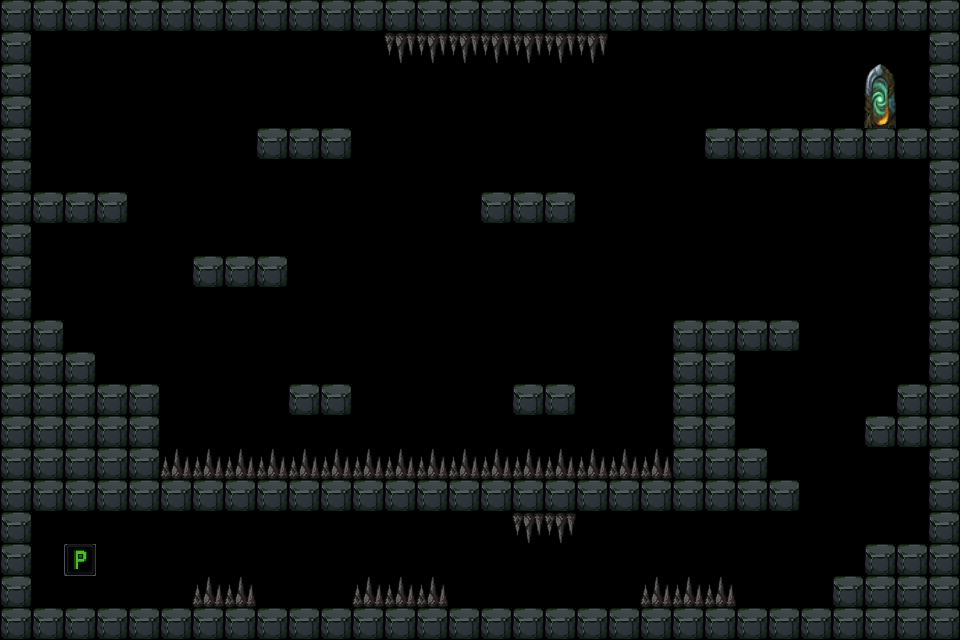

Tiled map render using the project's own tile images. Description and the whole map definition, tile-layer contents included, below:
An orthogonal 30x20 tile map with 32x32 px tiles, 5 tile layers (traps, solid, oneway, portal, ...), 2 tilesets.

<map version="1.10" tiledversion="1.12.1" orientation="orthogonal" renderorder="right-down" width="30" height="20" tilewidth="32" tileheight="32" infinite="0" nextlayerid="10" nextobjectid="1">
 <tileset firstgid="1" source="block.tsx" />
 <tileset firstgid="17" source="port.tsx" />
 <layer id="2" name="traps" width="30" height="20">
  <data encoding="csv">
0,0,0,0,0,0,0,0,0,0,0,0,0,0,0,0,0,0,0,0,0,0,0,0,0,0,0,0,0,0,
0,0,0,0,0,0,0,0,0,0,0,0,1073741825,1073741825,1073741825,1073741825,1073741825,1073741825,1073741825,0,0,0,0,0,0,0,0,0,0,0,
0,0,0,0,0,0,0,0,0,0,0,0,0,0,0,0,0,0,0,0,0,0,0,0,0,0,0,0,0,0,
0,0,0,0,0,0,0,0,0,0,0,0,0,0,0,0,0,0,0,0,0,0,0,0,0,0,0,0,0,0,
0,0,0,0,0,0,0,0,0,0,0,0,0,0,0,0,0,0,0,0,0,0,0,0,0,0,0,0,0,0,
0,0,0,0,0,0,0,0,0,0,0,0,0,0,0,0,0,0,0,0,0,0,0,0,0,0,0,0,0,0,
0,0,0,0,0,0,0,0,0,0,0,0,0,0,0,0,0,0,0,0,0,0,0,0,0,0,0,0,0,0,
0,0,0,0,0,0,0,0,0,0,0,0,0,0,0,0,0,0,0,0,0,0,0,0,0,0,0,0,0,0,
0,0,0,0,0,0,0,0,0,0,0,0,0,0,0,0,0,0,0,0,0,0,0,0,0,0,0,0,0,0,
0,0,0,0,0,0,0,0,0,0,0,0,0,0,0,0,0,0,0,0,0,0,0,0,0,0,0,0,0,0,
0,0,0,0,0,0,0,0,0,0,0,0,0,0,0,0,0,0,0,0,0,0,0,0,0,0,0,0,0,0,
0,0,0,0,0,0,0,0,0,0,0,0,0,0,0,0,0,0,0,0,0,0,0,0,0,0,0,0,0,0,
0,0,0,0,0,0,0,0,0,0,0,0,0,0,0,0,0,0,0,0,0,0,0,0,0,0,0,0,0,0,
0,0,0,0,0,0,0,0,0,0,0,0,0,0,0,0,0,0,0,0,0,0,0,0,0,0,0,0,0,0,
0,0,0,0,0,1,1,1,1,1,1,1,1,1,1,1,1,1,1,1,1,0,0,0,0,0,0,0,0,0,
0,0,0,0,0,0,0,0,0,0,0,0,0,0,0,0,0,0,0,0,0,0,0,0,0,0,0,0,0,0,
0,0,0,0,0,0,0,0,0,0,0,0,0,0,0,0,1073741825,1073741825,0,0,0,0,0,0,0,0,0,0,0,0,
0,0,0,0,0,0,0,0,0,0,0,0,0,0,0,0,0,0,0,0,0,0,0,0,0,0,0,0,0,0,
0,0,0,0,0,0,1,1,0,0,0,1,1,1,0,0,0,0,0,0,1,1,1,0,0,0,0,0,0,0,
0,0,0,0,0,0,0,0,0,0,0,0,0,0,0,0,0,0,0,0,0,0,0,0,0,0,0,0,0,0
</data>
 </layer>
 <layer id="6" name="solid" width="30" height="20">
  <data encoding="csv">
5,5,5,5,5,5,5,5,5,5,5,5,5,5,5,5,5,5,5,5,5,5,5,5,5,5,5,5,5,5,
5,0,0,0,0,0,0,0,0,0,0,0,0,0,0,0,0,0,0,0,0,0,0,0,0,0,0,0,0,5,
5,0,0,0,0,0,0,0,0,0,0,0,0,0,0,0,0,0,0,0,0,0,0,0,0,0,0,0,0,5,
5,0,0,0,0,0,0,0,0,0,0,0,0,0,0,0,0,0,0,0,0,0,0,0,0,0,0,0,0,5,
5,0,0,0,0,0,0,0,0,0,0,0,0,0,0,0,0,0,0,0,0,0,5,5,5,5,5,5,5,5,
5,0,0,0,0,0,0,0,0,0,0,0,0,0,0,0,0,0,0,0,0,0,0,0,0,0,0,0,0,5,
5,5,5,5,0,0,0,0,0,0,0,0,0,0,0,0,0,0,0,0,0,0,0,0,0,0,0,0,0,5,
5,0,0,0,0,0,0,0,0,0,0,0,0,0,0,0,0,0,0,0,0,0,0,0,0,0,0,0,0,5,
5,0,0,0,0,0,0,0,0,0,0,0,0,0,0,0,0,0,0,0,0,0,0,0,0,0,0,0,0,5,
5,0,0,0,0,0,0,0,0,0,0,0,0,0,0,0,0,0,0,0,0,0,0,0,0,0,0,0,0,5,
5,5,0,0,0,0,0,0,0,0,0,0,0,0,0,0,0,0,0,0,0,5,5,5,5,0,0,0,0,5,
5,5,5,0,0,0,0,0,0,0,0,0,0,0,0,0,0,0,0,0,0,5,5,0,0,0,0,0,0,5,
5,5,5,5,5,0,0,0,0,0,0,0,0,0,0,0,0,0,0,0,0,5,5,0,0,0,0,0,5,5,
5,5,5,5,5,0,0,0,0,0,0,0,0,0,0,0,0,0,0,0,0,5,5,0,0,0,0,5,5,5,
5,5,5,5,5,0,0,0,0,0,0,0,0,0,0,0,0,0,0,0,0,5,5,5,0,0,0,0,0,5,
5,5,5,5,5,5,5,5,5,5,5,5,5,5,5,5,5,5,5,5,5,5,5,5,5,0,0,0,0,5,
5,0,0,0,0,0,0,0,0,0,0,0,0,0,0,0,0,0,0,0,0,0,0,0,0,0,0,0,0,5,
5,0,0,0,0,0,0,0,0,0,0,0,0,0,0,0,0,0,0,0,0,0,0,0,0,0,0,5,5,5,
5,0,0,0,0,0,0,0,0,0,0,0,0,0,0,0,0,0,0,0,0,0,0,0,0,0,5,5,5,5,
5,5,5,5,5,5,5,5,5,5,5,5,5,5,5,5,5,5,5,5,5,5,5,5,5,5,5,5,5,5
</data>
 </layer>
 <layer id="9" name="oneway" width="30" height="20">
  <data encoding="csv">
0,0,0,0,0,0,0,0,0,0,0,0,0,0,0,0,0,0,0,0,0,0,0,0,0,0,0,0,0,0,
0,0,0,0,0,0,0,0,0,0,0,0,0,0,0,0,0,0,0,0,0,0,0,0,0,0,0,0,0,0,
0,0,0,0,0,0,0,0,0,0,0,0,0,0,0,0,0,0,0,0,0,0,0,0,0,0,0,0,0,0,
0,0,0,0,0,0,0,0,0,0,0,0,0,0,0,0,0,0,0,0,0,0,0,0,0,0,0,0,0,0,
0,0,0,0,0,0,0,0,5,5,5,0,0,0,0,0,0,0,0,0,0,0,0,0,0,0,0,0,0,0,
0,0,0,0,0,0,0,0,0,0,0,0,0,0,0,0,0,0,0,0,0,0,0,0,0,0,0,0,0,0,
0,0,0,0,0,0,0,0,0,0,0,0,0,0,0,5,5,5,0,0,0,0,0,0,0,0,0,0,0,0,
0,0,0,0,0,0,0,0,0,0,0,0,0,0,0,0,0,0,0,0,0,0,0,0,0,0,0,0,0,0,
0,0,0,0,0,0,5,5,5,0,0,0,0,0,0,0,0,0,0,0,0,0,0,0,0,0,0,0,0,0,
0,0,0,0,0,0,0,0,0,0,0,0,0,0,0,0,0,0,0,0,0,0,0,0,0,0,0,0,0,0,
0,0,0,0,0,0,0,0,0,0,0,0,0,0,0,0,0,0,0,0,0,0,0,0,0,0,0,0,0,0,
0,0,0,0,0,0,0,0,0,0,0,0,0,0,0,0,0,0,0,0,0,0,0,0,0,0,0,0,0,0,
0,0,0,0,0,0,0,0,0,5,5,0,0,0,0,0,5,5,0,0,0,0,0,0,0,0,0,0,0,0,
0,0,0,0,0,0,0,0,0,0,0,0,0,0,0,0,0,0,0,0,0,0,0,0,0,0,0,0,0,0,
0,0,0,0,0,0,0,0,0,0,0,0,0,0,0,0,0,0,0,0,0,0,0,0,0,0,0,0,0,0,
0,0,0,0,0,0,0,0,0,0,0,0,0,0,0,0,0,0,0,0,0,0,0,0,0,0,0,0,0,0,
0,0,0,0,0,0,0,0,0,0,0,0,0,0,0,0,0,0,0,0,0,0,0,0,0,0,0,0,0,0,
0,0,0,0,0,0,0,0,0,0,0,0,0,0,0,0,0,0,0,0,0,0,0,0,0,0,0,0,0,0,
0,0,0,0,0,0,0,0,0,0,0,0,0,0,0,0,0,0,0,0,0,0,0,0,0,0,0,0,0,0,
0,0,0,0,0,0,0,0,0,0,0,0,0,0,0,0,0,0,0,0,0,0,0,0,0,0,0,0,0,0
</data>
 </layer>
 <layer id="7" name="portal" width="30" height="20">
  <data encoding="csv">
0,0,0,0,0,0,0,0,0,0,0,0,0,0,0,0,0,0,0,0,0,0,0,0,0,0,0,0,0,0,
0,0,0,0,0,0,0,0,0,0,0,0,0,0,0,0,0,0,0,0,0,0,0,0,0,0,0,0,0,0,
0,0,0,0,0,0,0,0,0,0,0,0,0,0,0,0,0,0,0,0,0,0,0,0,0,0,0,0,0,0,
0,0,0,0,0,0,0,0,0,0,0,0,0,0,0,0,0,0,0,0,0,0,0,0,0,0,0,17,0,0,
0,0,0,0,0,0,0,0,0,0,0,0,0,0,0,0,0,0,0,0,0,0,0,0,0,0,0,0,0,0,
0,0,0,0,0,0,0,0,0,0,0,0,0,0,0,0,0,0,0,0,0,0,0,0,0,0,0,0,0,0,
0,0,0,0,0,0,0,0,0,0,0,0,0,0,0,0,0,0,0,0,0,0,0,0,0,0,0,0,0,0,
0,0,0,0,0,0,0,0,0,0,0,0,0,0,0,0,0,0,0,0,0,0,0,0,0,0,0,0,0,0,
0,0,0,0,0,0,0,0,0,0,0,0,0,0,0,0,0,0,0,0,0,0,0,0,0,0,0,0,0,0,
0,0,0,0,0,0,0,0,0,0,0,0,0,0,0,0,0,0,0,0,0,0,0,0,0,0,0,0,0,0,
0,0,0,0,0,0,0,0,0,0,0,0,0,0,0,0,0,0,0,0,0,0,0,0,0,0,0,0,0,0,
0,0,0,0,0,0,0,0,0,0,0,0,0,0,0,0,0,0,0,0,0,0,0,0,0,0,0,0,0,0,
0,0,0,0,0,0,0,0,0,0,0,0,0,0,0,0,0,0,0,0,0,0,0,0,0,0,0,0,0,0,
0,0,0,0,0,0,0,0,0,0,0,0,0,0,0,0,0,0,0,0,0,0,0,0,0,0,0,0,0,0,
0,0,0,0,0,0,0,0,0,0,0,0,0,0,0,0,0,0,0,0,0,0,0,0,0,0,0,0,0,0,
0,0,0,0,0,0,0,0,0,0,0,0,0,0,0,0,0,0,0,0,0,0,0,0,0,0,0,0,0,0,
0,0,0,0,0,0,0,0,0,0,0,0,0,0,0,0,0,0,0,0,0,0,0,0,0,0,0,0,0,0,
0,0,0,0,0,0,0,0,0,0,0,0,0,0,0,0,0,0,0,0,0,0,0,0,0,0,0,0,0,0,
0,0,0,0,0,0,0,0,0,0,0,0,0,0,0,0,0,0,0,0,0,0,0,0,0,0,0,0,0,0,
0,0,0,0,0,0,0,0,0,0,0,0,0,0,0,0,0,0,0,0,0,0,0,0,0,0,0,0,0,0
</data>
 </layer>
 <layer id="8" name="player" width="30" height="20">
  <data encoding="csv">
0,0,0,0,0,0,0,0,0,0,0,0,0,0,0,0,0,0,0,0,0,0,0,0,0,0,0,0,0,0,
0,0,0,0,0,0,0,0,0,0,0,0,0,0,0,0,0,0,0,0,0,0,0,0,0,0,0,0,0,0,
0,0,0,0,0,0,0,0,0,0,0,0,0,0,0,0,0,0,0,0,0,0,0,0,0,0,0,0,0,0,
0,0,0,0,0,0,0,0,0,0,0,0,0,0,0,0,0,0,0,0,0,0,0,0,0,0,0,0,0,0,
0,0,0,0,0,0,0,0,0,0,0,0,0,0,0,0,0,0,0,0,0,0,0,0,0,0,0,0,0,0,
0,0,0,0,0,0,0,0,0,0,0,0,0,0,0,0,0,0,0,0,0,0,0,0,0,0,0,0,0,0,
0,0,0,0,0,0,0,0,0,0,0,0,0,0,0,0,0,0,0,0,0,0,0,0,0,0,0,0,0,0,
0,0,0,0,0,0,0,0,0,0,0,0,0,0,0,0,0,0,0,0,0,0,0,0,0,0,0,0,0,0,
0,0,0,0,0,0,0,0,0,0,0,0,0,0,0,0,0,0,0,0,0,0,0,0,0,0,0,0,0,0,
0,0,0,0,0,0,0,0,0,0,0,0,0,0,0,0,0,0,0,0,0,0,0,0,0,0,0,0,0,0,
0,0,0,0,0,0,0,0,0,0,0,0,0,0,0,0,0,0,0,0,0,0,0,0,0,0,0,0,0,0,
0,0,0,0,0,0,0,0,0,0,0,0,0,0,0,0,0,0,0,0,0,0,0,0,0,0,0,0,0,0,
0,0,0,0,0,0,0,0,0,0,0,0,0,0,0,0,0,0,0,0,0,0,0,0,0,0,0,0,0,0,
0,0,0,0,0,0,0,0,0,0,0,0,0,0,0,0,0,0,0,0,0,0,0,0,0,0,0,0,0,0,
0,0,0,0,0,0,0,0,0,0,0,0,0,0,0,0,0,0,0,0,0,0,0,0,0,0,0,0,0,0,
0,0,0,0,0,0,0,0,0,0,0,0,0,0,0,0,0,0,0,0,0,0,0,0,0,0,0,0,0,0,
0,0,0,0,0,0,0,0,0,0,0,0,0,0,0,0,0,0,0,0,0,0,0,0,0,0,0,0,0,0,
0,0,14,0,0,0,0,0,0,0,0,0,0,0,0,0,0,0,0,0,0,0,0,0,0,0,0,0,0,0,
0,0,0,0,0,0,0,0,0,0,0,0,0,0,0,0,0,0,0,0,0,0,0,0,0,0,0,0,0,0,
0,0,0,0,0,0,0,0,0,0,0,0,0,0,0,0,0,0,0,0,0,0,0,0,0,0,0,0,0,0
</data>
 </layer>
</map>
